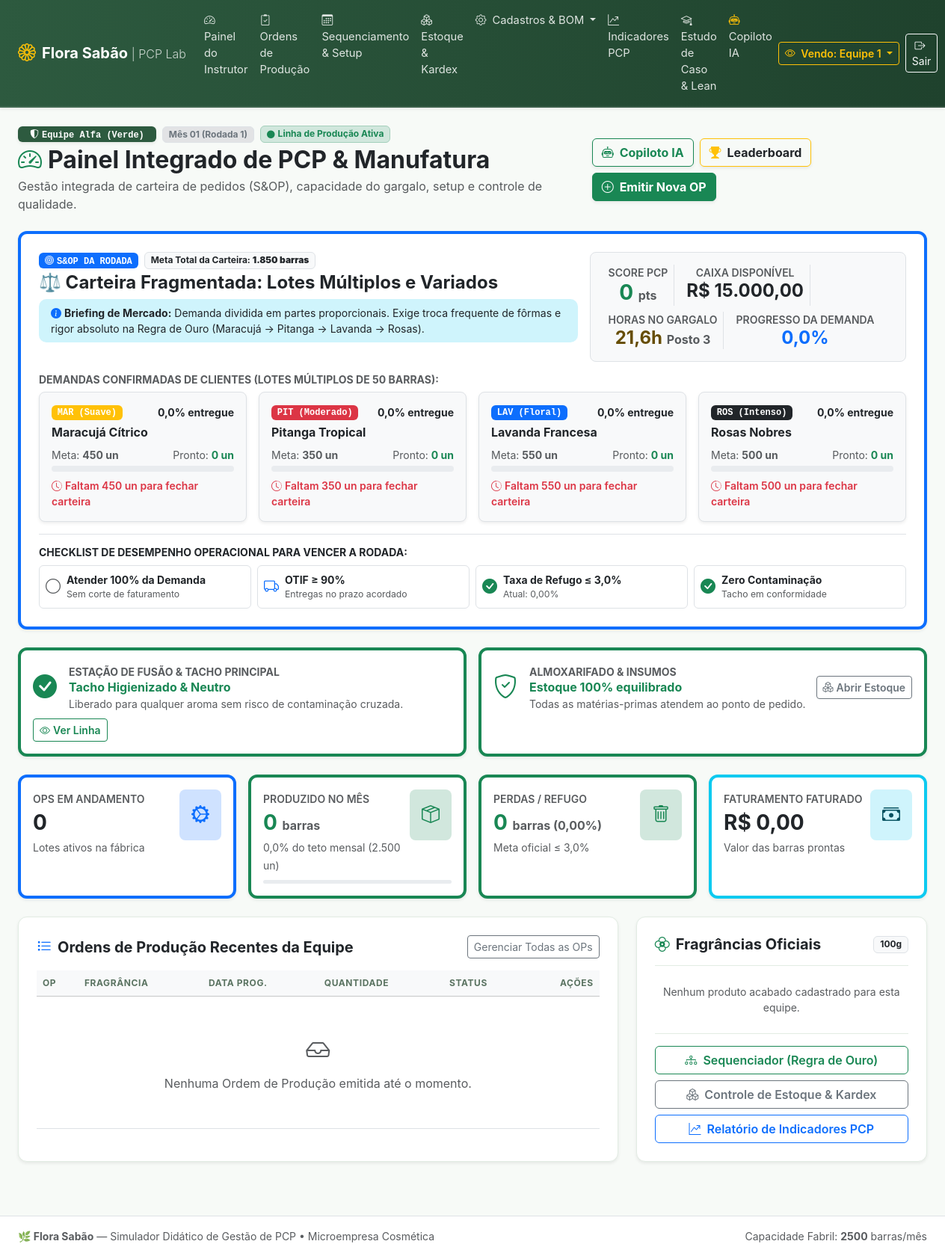
/ (signed in), run on the app's committed database.
### tables this page shows
CREATE TABLE `equipes` (
    `id`                  INT AUTO_INCREMENT PRIMARY KEY,
    `nome`                VARCHAR(60) NOT NULL UNIQUE,
    `codigo_acesso`       VARCHAR(40) NOT NULL UNIQUE,
    `cor_hex`             VARCHAR(10) NOT NULL DEFAULT '#2d5a3f',
    `caixa_disponivel`    DECIMAL(12,2) NOT NULL DEFAULT 15000.00,
    `score_total`         INT NOT NULL DEFAULT 0,
    `tacho_ultimo_aroma`  VARCHAR(10) NOT NULL DEFAULT 'LAV',
    `tacho_higienizado`   TINYINT(1) NOT NULL DEFAULT 1,
    `rodadas_no_vermelho` INT NOT NULL DEFAULT 0,
    `falida`              TINYINT(1) NOT NULL DEFAULT 0,
    `data_falencia`       DATETIME NULL,
    `ativo`               TINYINT(1) NOT NULL DEFAULT 1,
    `created_at`          DATETIME DEFAULT CURRENT_TIMESTAMP
);

CREATE TABLE `jogo_rodadas` (
    `id`               INT AUTO_INCREMENT PRIMARY KEY,
    `numero_rodada`    INT NOT NULL DEFAULT 1,
    `mes_ano`          VARCHAR(20) NOT NULL DEFAULT 'Mês 01',
    `status`           ENUM('aberta','processando','encerrada') NOT NULL DEFAULT 'aberta',
    `evento_titulo`    VARCHAR(100) NOT NULL DEFAULT 'Mercado Estavel',
    `evento_descricao` TEXT NULL,
    `fator_demanda`    DECIMAL(4,2) NOT NULL DEFAULT 1.00,
    `created_at`       DATETIME DEFAULT CURRENT_TIMESTAMP
);

### index.php (the view, shortened to what the rows shown need)
<?php
require_once __DIR__ . '/config/database.php';
require_once __DIR__ . '/includes/functions.php';
$equipe_id = function_exists('getEquipeAtivaId') ? getEquipeAtivaId() : 1;
$equipe_bruta = function_exists('equipeAtual') ? equipeAtual($pdo) : null;
$equipe_dados = array_merge([
    'id'                 => $equipe_id,
    'nome'               => 'Equipe ' . $equipe_id,
    'codigo_acesso'      => 'EQ' . $equipe_id,
    'cor_hex'            => '#2d5a3f',
    'caixa_disponivel'   => 15000.00,
    'score_total'        => 0,
    'tacho_ultimo_aroma' => 'LIMPO',
    'tacho_higienizado'  => 1
], is_array($equipe_bruta) ? $equipe_bruta : []);
$rodada_bruta = function_exists('getRodadaAtiva') ? getRodadaAtiva($pdo) : null;
$rodada_ativa = array_merge([
    'id'            => 1,
    'numero_rodada' => 1,
    'mes_ano'       => 'Mês 01',
    'status'        => 'ativa'
], is_array($rodada_bruta) ? $rodada_bruta : []);
$plano_demanda_raw = function_exists('getDemandasRodada') ? getDemandasRodada($pdo, $equipe_id) : [];
$plano_demanda = array_merge([
    'total_meta'         => 0,
    'cenario_titulo'     => 'Plano Operacional S&OP Padrão',
    'cenario_alerta'     => 'Monitore os limites do gargalo (Posto 3) e siga o sequenciamento suave -> intenso para evitar contaminação.',
    'horas_gargalo_meta' => 0.0,
    'percentual_geral'   => 0.0,
    'itens'              => []
], is_array($plano_demanda_raw) ? $plano_demanda_raw : []);
require_once __DIR__ . '/includes/header.php';
?>
<div class="container-fluid px-4 pb-4">
    <div class="d-flex flex-column flex-md-row justify-content-between align-items-md-center gap-3 mb-4">
        <div>
            <div class="d-flex align-items-center gap-2 mb-1">
                <span class="badge text-white px-3 py-1 font-monospace shadow-sm" style="background-color: <?= htmlspecialchars((string)$equipe_dados['cor_hex']) ?>;">
                    <i class="bi bi-shield-shaded me-1"></i><?= htmlspecialchars((string)$equipe_dados['nome']) ?>
                </span>
                <span class="badge bg-secondary-subtle text-secondary border px-2 py-1">
                    <?= htmlspecialchars((string)($rodada_ativa['mes_ano'] ?? 'Mês 01')) ?> (Rodada <?= (int)($rodada_ativa['numero_rodada'] ?? 1) ?>)
                </span>
                <span class="badge bg-success-subtle text-success border border-success-subtle px-2 py-1">
                    <i class="bi bi-circle-fill me-1 small"></i>Linha de Produção Ativa
                </span>
            </div>
            <h2 class="fw-bold mb-1 text-dark">
                <i class="bi bi-speedometer2 text-success me-2"></i>Painel Integrado de PCP & Manufatura
            </h2>
        </div>
    </div>
    <div class="card card-custom p-4 bg-white mb-4 shadow-sm border-start border-4 border-primary">
        <div class="d-flex flex-column flex-xl-row justify-content-between align-items-xl-start gap-3 mb-3">
            <div>
                <div class="d-flex align-items-center gap-2 mb-1">
                    <span class="badge bg-primary text-white text-uppercase px-2 py-1 font-monospace">
                    </span>
                    <span class="badge bg-light text-dark border">
                        Meta Total da Carteira: <strong><?= number_format((float)$plano_demanda['total_meta'], 0, ',', '.') ?> barras</strong>
                    </span>
                </div>
                <h4 class="fw-bold text-dark my-1">
                    <?= htmlspecialchars((string)$plano_demanda['cenario_titulo']) ?>
                </h4>
                <div class="alert alert-info py-2 px-3 small mb-0 mt-2 border-0 bg-info-subtle text-dark">
                    <strong><i class="bi bi-info-circle-fill me-1 text-primary"></i>Briefing de Mercado:</strong>
                    <?= htmlspecialchars((string)$plano_demanda['cenario_alerta']) ?>
                </div>
            </div>
            <div class="d-flex flex-wrap gap-2 bg-light p-3 rounded-3 border text-center align-self-start">
                <div class="px-2 border-end">
                    <span class="text-muted small text-uppercase d-block fw-semibold">Score PCP</span>
                    <h3 class="fw-bold text-success my-0"><?= (int)$equipe_dados['score_total'] ?> <small class="fs-6 text-muted">pts</small></h3>
                </div>
                <div class="px-2 border-end">
                    <span class="text-muted small text-uppercase d-block fw-semibold">Caixa Disponível</span>
                    <h4 class="fw-bold text-dark my-0">R$ <?= number_format((float)$equipe_dados['caixa_disponivel'], 2, ',', '.') ?></h4>
                </div>
                <div class="px-2 border-end">
                    <span class="text-muted small text-uppercase d-block fw-semibold">Horas no Gargalo</span>
                    <h4 class="fw-bold text-warning-emphasis my-0"><?= number_format((float)$plano_demanda['horas_gargalo_meta'], 1, ',', '.') ?>h <small class="fs-6 text-muted">Posto 3</small></h4>
                </div>
                <div class="px-2">
                    <span class="text-muted small text-uppercase d-block fw-semibold">Progresso da Demanda</span>
                    <h4 class="fw-bold text-primary my-0"><?= number_format((float)$plano_demanda['percentual_geral'], 1, ',', '.') ?>%</h4>
                </div>
            </div>
        </div>
    </div>
    <div class="row g-4">
        <div class="col-12 col-lg-8">
            <div class="card card-custom p-4 bg-white h-100 shadow-sm">
                <div class="table-responsive">
                    <table class="table table-hover align-middle mb-0">
                        <thead class="table-light small text-uppercase">
                            <tr>
                                <th>OP</th>
                                <th>Fragrância</th>
                                <th>Data Prog.</th>
                                <th>Quantidade</th>
                                <th>Status</th>
                                <th class="text-end">Ações</th>
                            </tr>
                        </thead>
                    </table>
                </div>
            </div>
        </div>
    </div>
</div>
<?php
require_once __DIR__ . '/includes/footer.php';

### data on the page
equipes: nome "Equipe Alfa (Verde)", score_total "0", caixa_disponivel "15.000,00"
jogo_rodadas: mes_ano "Mês 01", numero_rodada "1", id+numero_rodada "1.850", id+numero_rodada "⚖️ Carteira Fragmentada: Lotes Múltiplos e Variados", id+numero_rodada "Demanda dividida em partes proporcionais. Exige troca frequente de fôrmas e rigor absoluto na Regra de Ouro (Maracujá → Pitanga → Lavanda → Rosas).", id+numero_rodada "21,6", id+numero_rodada "0,0"

### other printed values
$dashboard_label "Painel do Instrutor"
getEquipeAtivaId() "1"
$cod "MAR"
$aroma_nome "Suave"
$item_perc "0,0"
$item['nome'] "Maracujá Cítrico"
$item_meta "450"
$item_entregue "0"
$item_faltam "450"
$cod "PIT"
$aroma_nome "Moderado"
$item['nome'] "Pitanga Tropical"
$item_meta "350"
$item_faltam "350"
$cod "LAV"
